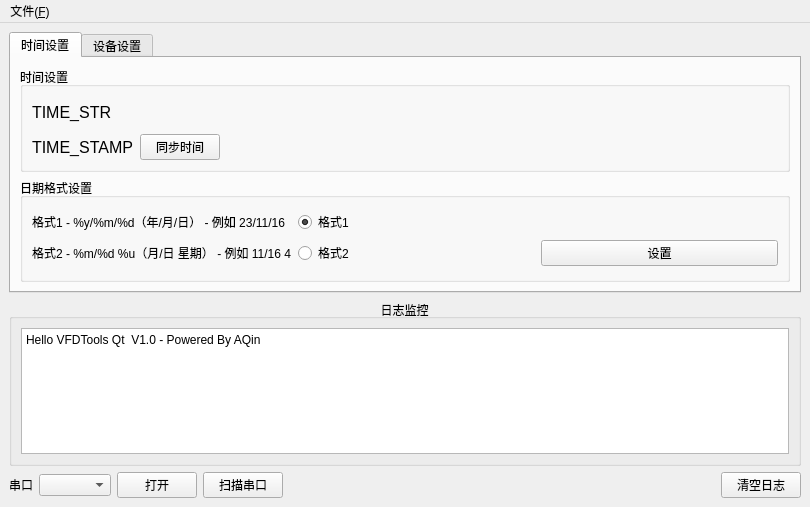
<?xml version="1.0" encoding="UTF-8"?>
<ui version="4.0">
 <class>MainWindow</class>
 <widget class="QMainWindow" name="MainWindow">
  <property name="geometry">
   <rect>
    <x>0</x>
    <y>0</y>
    <width>810</width>
    <height>507</height>
   </rect>
  </property>
  <property name="windowTitle">
   <string>VFDTools</string>
  </property>
  <widget class="QWidget" name="centralwidget">
   <layout class="QVBoxLayout" name="verticalLayout_3">
    <item>
     <widget class="QTabWidget" name="setting_tab">
      <property name="currentIndex">
       <number>0</number>
      </property>
      <widget class="QWidget" name="tab">
       <attribute name="title">
        <string>时间设置</string>
       </attribute>
       <layout class="QVBoxLayout" name="verticalLayout">
        <item>
         <widget class="QGroupBox" name="groupBox_5">
          <property name="title">
           <string>时间设置</string>
          </property>
          <layout class="QGridLayout" name="gridLayout_6">
           <item row="0" column="0">
            <widget class="QLabel" name="label_show_time">
             <property name="font">
              <font>
               <pointsize>12</pointsize>
              </font>
             </property>
             <property name="text">
              <string>TIME_STR</string>
             </property>
            </widget>
           </item>
           <item row="1" column="0">
            <widget class="QLabel" name="label_show_ts">
             <property name="font">
              <font>
               <pointsize>12</pointsize>
              </font>
             </property>
             <property name="text">
              <string>TIME_STAMP</string>
             </property>
            </widget>
           </item>
           <item row="1" column="1">
            <widget class="QPushButton" name="btn_sync_time">
             <property name="text">
              <string>同步时间</string>
             </property>
             <property name="icon">
              <iconset resource="pics.qrc">
               <normaloff>:/pics/set.png</normaloff>:/pics/set.png</iconset>
             </property>
            </widget>
           </item>
           <item row="1" column="2">
            <spacer name="horizontalSpacer_2">
             <property name="orientation">
              <enum>Qt::Horizontal</enum>
             </property>
             <property name="sizeHint" stdset="0">
              <size>
               <width>40</width>
               <height>20</height>
              </size>
             </property>
            </spacer>
           </item>
          </layout>
         </widget>
        </item>
        <item>
         <widget class="QGroupBox" name="groupBox_6">
          <property name="title">
           <string>日期格式设置</string>
          </property>
          <layout class="QGridLayout" name="gridLayout_7">
           <item row="0" column="0">
            <layout class="QGridLayout" name="gridLayout">
             <item row="1" column="2">
              <widget class="QPushButton" name="btn_set_dfmt">
               <property name="text">
                <string>设置</string>
               </property>
               <property name="icon">
                <iconset resource="pics.qrc">
                 <normaloff>:/pics/set.png</normaloff>:/pics/set.png</iconset>
               </property>
              </widget>
             </item>
             <item row="0" column="1">
              <widget class="QRadioButton" name="rb_datefmt1">
               <property name="text">
                <string>格式1</string>
               </property>
               <property name="checked">
                <bool>true</bool>
               </property>
              </widget>
             </item>
             <item row="0" column="0">
              <widget class="QLabel" name="label_3">
               <property name="text">
                <string>&lt;html&gt;&lt;head/&gt;&lt;body&gt;&lt;p&gt;格式1 - %y/%m/%d（年/月/日） - 例如 23/11/16&lt;/p&gt;&lt;/body&gt;&lt;/html&gt;</string>
               </property>
              </widget>
             </item>
             <item row="1" column="1">
              <widget class="QRadioButton" name="rb_datefmt2">
               <property name="text">
                <string>格式2</string>
               </property>
              </widget>
             </item>
             <item row="1" column="0">
              <widget class="QLabel" name="label_4">
               <property name="text">
                <string>&lt;html&gt;&lt;head/&gt;&lt;body&gt;&lt;p&gt;格式2 - %m/%d %u（月/日  星期） - 例如 11/16 4&lt;/p&gt;&lt;/body&gt;&lt;/html&gt;</string>
               </property>
              </widget>
             </item>
            </layout>
           </item>
          </layout>
         </widget>
        </item>
       </layout>
      </widget>
      <widget class="QWidget" name="tab_2">
       <attribute name="title">
        <string>设备设置</string>
       </attribute>
       <layout class="QVBoxLayout" name="verticalLayout_2">
        <item>
         <widget class="QGroupBox" name="groupBox_4">
          <property name="title">
           <string>开机字符串设置</string>
          </property>
          <layout class="QHBoxLayout" name="horizontalLayout_5">
           <item>
            <widget class="QLineEdit" name="le_str_edit">
             <property name="text">
              <string>VFDClock</string>
             </property>
             <property name="maxLength">
              <number>8</number>
             </property>
            </widget>
           </item>
           <item>
            <widget class="QLabel" name="label_8">
             <property name="text">
              <string>(最长8字符)</string>
             </property>
            </widget>
           </item>
           <item>
            <widget class="QPushButton" name="btn_set_str">
             <property name="text">
              <string>设置</string>
             </property>
             <property name="icon">
              <iconset resource="pics.qrc">
               <normaloff>:/pics/set.png</normaloff>:/pics/set.png</iconset>
             </property>
            </widget>
           </item>
           <item>
            <spacer name="horizontalSpacer_5">
             <property name="orientation">
              <enum>Qt::Horizontal</enum>
             </property>
             <property name="sizeHint" stdset="0">
              <size>
               <width>245</width>
               <height>20</height>
              </size>
             </property>
            </spacer>
           </item>
          </layout>
         </widget>
        </item>
        <item>
         <widget class="QGroupBox" name="groupBox_3">
          <property name="title">
           <string>屏幕保护设置</string>
          </property>
          <layout class="QHBoxLayout" name="horizontalLayout_3">
           <item>
            <widget class="QLabel" name="label_5">
             <property name="text">
              <string>开启：</string>
             </property>
            </widget>
           </item>
           <item>
            <widget class="QSpinBox" name="sb_beg_hour">
             <property name="suffix">
              <string> (H)</string>
             </property>
             <property name="maximum">
              <number>24</number>
             </property>
             <property name="value">
              <number>6</number>
             </property>
            </widget>
           </item>
           <item>
            <widget class="QLabel" name="label_6">
             <property name="text">
              <string> 关闭：</string>
             </property>
            </widget>
           </item>
           <item>
            <widget class="QSpinBox" name="sb_end_hour">
             <property name="suffix">
              <string> (H)</string>
             </property>
             <property name="maximum">
              <number>24</number>
             </property>
             <property name="value">
              <number>22</number>
             </property>
            </widget>
           </item>
           <item>
            <widget class="QLabel" name="label_9">
             <property name="text">
              <string/>
             </property>
            </widget>
           </item>
           <item>
            <widget class="QPushButton" name="btn_set_ssd">
             <property name="text">
              <string>设置</string>
             </property>
             <property name="icon">
              <iconset resource="pics.qrc">
               <normaloff>:/pics/set.png</normaloff>:/pics/set.png</iconset>
             </property>
            </widget>
           </item>
          </layout>
         </widget>
        </item>
        <item>
         <layout class="QHBoxLayout" name="horizontalLayout_6">
          <item>
           <widget class="QGroupBox" name="groupBox_2">
            <property name="title">
             <string>LED设置</string>
            </property>
            <layout class="QHBoxLayout" name="horizontalLayout_4">
             <item>
              <widget class="QCheckBox" name="cb_led1">
               <property name="text">
                <string>LED1</string>
               </property>
              </widget>
             </item>
             <item>
              <widget class="QCheckBox" name="cb_led2">
               <property name="text">
                <string>LED2</string>
               </property>
              </widget>
             </item>
             <item>
              <widget class="QCheckBox" name="cb_led3">
               <property name="text">
                <string>LED3</string>
               </property>
              </widget>
             </item>
             <item>
              <widget class="QPushButton" name="btn_set_led">
               <property name="text">
                <string>设置</string>
               </property>
               <property name="icon">
                <iconset resource="pics.qrc">
                 <normaloff>:/pics/set.png</normaloff>:/pics/set.png</iconset>
               </property>
              </widget>
             </item>
            </layout>
           </widget>
          </item>
          <item>
           <widget class="QGroupBox" name="groupBox_7">
            <property name="title">
             <string>亮度设置</string>
            </property>
            <layout class="QHBoxLayout" name="horizontalLayout_2">
             <item>
              <widget class="QLabel" name="lb_hs_val">
               <property name="text">
                <string>当前值</string>
               </property>
              </widget>
             </item>
             <item>
              <widget class="QSlider" name="hs_bright">
               <property name="maximum">
                <number>255</number>
               </property>
               <property name="value">
                <number>100</number>
               </property>
               <property name="orientation">
                <enum>Qt::Horizontal</enum>
               </property>
              </widget>
             </item>
             <item>
              <widget class="QPushButton" name="btn_bright_set">
               <property name="text">
                <string>设置</string>
               </property>
               <property name="icon">
                <iconset resource="pics.qrc">
                 <normaloff>:/pics/set.png</normaloff>:/pics/set.png</iconset>
               </property>
              </widget>
             </item>
            </layout>
           </widget>
          </item>
         </layout>
        </item>
       </layout>
      </widget>
     </widget>
    </item>
    <item>
     <widget class="QGroupBox" name="groupBox">
      <property name="title">
       <string>日志监控</string>
      </property>
      <property name="alignment">
       <set>Qt::AlignCenter</set>
      </property>
      <layout class="QGridLayout" name="gridLayout_2">
       <item row="0" column="0">
        <widget class="QTextBrowser" name="tb_log">
         <property name="html">
          <string>&lt;!DOCTYPE HTML PUBLIC &quot;-//W3C//DTD HTML 4.0//EN&quot; &quot;http://www.w3.org/TR/REC-html40/strict.dtd&quot;&gt;
&lt;html&gt;&lt;head&gt;&lt;meta name=&quot;qrichtext&quot; content=&quot;1&quot; /&gt;&lt;meta charset=&quot;utf-8&quot; /&gt;&lt;style type=&quot;text/css&quot;&gt;
p, li { white-space: pre-wrap; }
hr { height: 1px; border-width: 0; }
li.unchecked::marker { content: &quot;\2610&quot;; }
li.checked::marker { content: &quot;\2612&quot;; }
&lt;/style&gt;&lt;/head&gt;&lt;body style=&quot; font-family:'Microsoft YaHei UI'; font-size:9pt; font-weight:400; font-style:normal;&quot;&gt;
&lt;p style=&quot; margin-top:0px; margin-bottom:0px; margin-left:0px; margin-right:0px; -qt-block-indent:0; text-indent:0px;&quot;&gt;Hello VFDTools Qt  V1.0 - Powered By AQin&lt;/p&gt;&lt;/body&gt;&lt;/html&gt;</string>
         </property>
        </widget>
       </item>
      </layout>
     </widget>
    </item>
    <item>
     <layout class="QHBoxLayout" name="horizontalLayout">
      <item>
       <widget class="QLabel" name="label">
        <property name="text">
         <string>串口</string>
        </property>
       </widget>
      </item>
      <item>
       <widget class="QComboBox" name="cb_port_list"/>
      </item>
      <item>
       <widget class="QPushButton" name="btn_open_port">
        <property name="text">
         <string>打开</string>
        </property>
       </widget>
      </item>
      <item>
       <widget class="QPushButton" name="btn_rescan">
        <property name="text">
         <string>扫描串口</string>
        </property>
        <property name="icon">
         <iconset resource="pics.qrc">
          <normaloff>:/pics/scan.png</normaloff>:/pics/scan.png</iconset>
        </property>
       </widget>
      </item>
      <item>
       <spacer name="horizontalSpacer">
        <property name="orientation">
         <enum>Qt::Horizontal</enum>
        </property>
        <property name="sizeHint" stdset="0">
         <size>
          <width>40</width>
          <height>20</height>
         </size>
        </property>
       </spacer>
      </item>
      <item>
       <widget class="QPushButton" name="btn_clear_log">
        <property name="text">
         <string>清空日志</string>
        </property>
        <property name="icon">
         <iconset resource="pics.qrc">
          <normaloff>:/pics/clear.png</normaloff>:/pics/clear.png</iconset>
        </property>
       </widget>
      </item>
     </layout>
    </item>
   </layout>
  </widget>
  <widget class="QMenuBar" name="menubar">
   <property name="geometry">
    <rect>
     <x>0</x>
     <y>0</y>
     <width>810</width>
     <height>21</height>
    </rect>
   </property>
   <widget class="QMenu" name="menu_F">
    <property name="title">
     <string>文件(&amp;F)</string>
    </property>
    <addaction name="action_exit"/>
   </widget>
   <addaction name="menu_F"/>
  </widget>
  <action name="action_exit">
   <property name="icon">
    <iconset resource="pics.qrc">
     <normaloff>:/pics/exit.png</normaloff>:/pics/exit.png</iconset>
   </property>
   <property name="text">
    <string>退出</string>
   </property>
  </action>
 </widget>
 <resources>
  <include location="pics.qrc"/>
 </resources>
 <connections>
  <connection>
   <sender>action_exit</sender>
   <signal>triggered()</signal>
   <receiver>MainWindow</receiver>
   <slot>close()</slot>
   <hints>
    <hint type="sourcelabel">
     <x>-1</x>
     <y>-1</y>
    </hint>
    <hint type="destinationlabel">
     <x>342</x>
     <y>236</y>
    </hint>
   </hints>
  </connection>
  <connection>
   <sender>btn_clear_log</sender>
   <signal>clicked()</signal>
   <receiver>tb_log</receiver>
   <slot>clear()</slot>
   <hints>
    <hint type="sourcelabel">
     <x>672</x>
     <y>448</y>
    </hint>
    <hint type="destinationlabel">
     <x>361</x>
     <y>372</y>
    </hint>
   </hints>
  </connection>
 </connections>
</ui>
